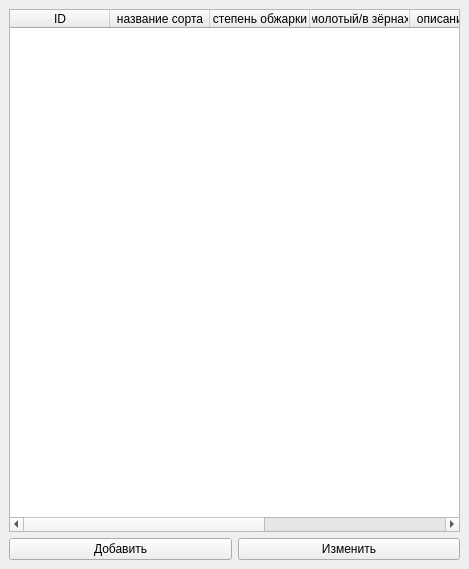
<?xml version="1.0" encoding="UTF-8"?>
<ui version="4.0">
 <class>MainWindow</class>
 <widget class="QMainWindow" name="MainWindow">
  <property name="geometry">
   <rect>
    <x>0</x>
    <y>0</y>
    <width>469</width>
    <height>569</height>
   </rect>
  </property>
  <property name="windowTitle">
   <string>Эспрессо</string>
  </property>
  <widget class="QWidget" name="centralwidget">
   <layout class="QGridLayout" name="gridLayout">
    <item row="1" column="0">
     <widget class="QPushButton" name="btnAdd">
      <property name="text">
       <string>Добавить</string>
      </property>
     </widget>
    </item>
    <item row="1" column="1">
     <widget class="QPushButton" name="btnRed">
      <property name="text">
       <string>Изменить</string>
      </property>
     </widget>
    </item>
    <item row="0" column="0" colspan="2">
     <widget class="QTableWidget" name="tbl">
      <column>
       <property name="text">
        <string>ID</string>
       </property>
      </column>
      <column>
       <property name="text">
        <string>название сорта</string>
       </property>
      </column>
      <column>
       <property name="text">
        <string>степень обжарки</string>
       </property>
      </column>
      <column>
       <property name="text">
        <string>молотый/в зёрнах</string>
       </property>
      </column>
      <column>
       <property name="text">
        <string>описание вкуса</string>
       </property>
      </column>
      <column>
       <property name="text">
        <string>цена</string>
       </property>
      </column>
      <column>
       <property name="text">
        <string>объём упаковки</string>
       </property>
      </column>
     </widget>
    </item>
   </layout>
  </widget>
  <widget class="QMenuBar" name="menubar">
   <property name="geometry">
    <rect>
     <x>0</x>
     <y>0</y>
     <width>469</width>
     <height>21</height>
    </rect>
   </property>
  </widget>
 </widget>
 <resources/>
 <connections/>
</ui>
